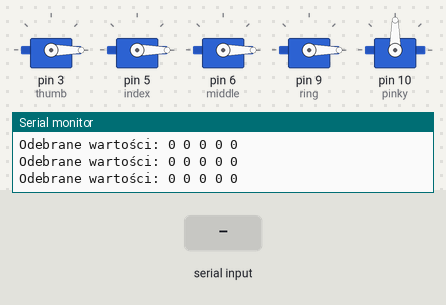
The sketch below on a simulated Arduino Uno, built with avr-gcc and run on an emulated ATmega328P. Parts: 5 × servo, the last lines printed to the serial monitor. Inputs (shaded band) come from the test bench.

Above: at 1.2 s.
1.3 s: "90,45\n" received over Serial
At 2.1 s:
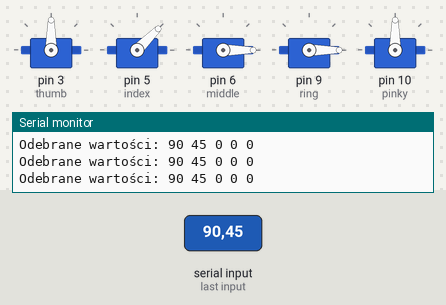
2.8 s: "30,150\n" received over Serial
At 3.3 s:
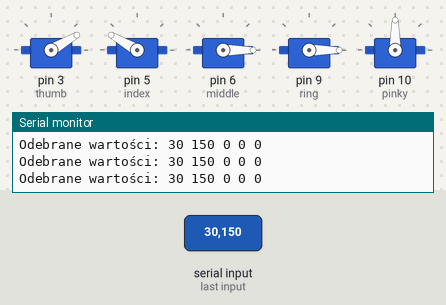
4.3 s: "90\n" received over Serial
At 5.6 s:
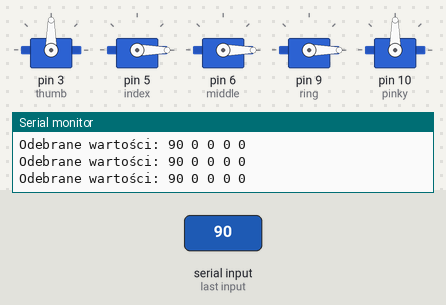
5.9 s: "200\n" received over Serial
At 6.9 s:
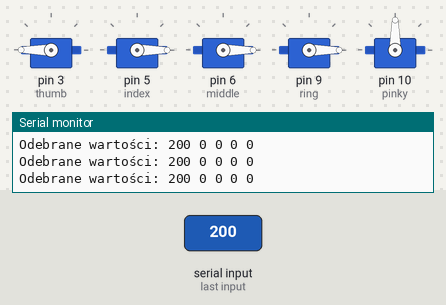
Timing chart, 0 to 8.4 s (numbered marks = the images above; inputs shaded):
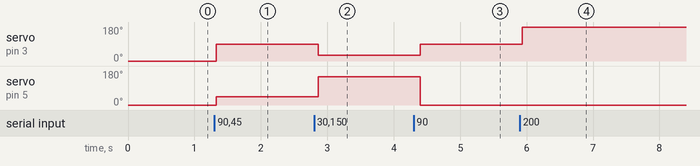

Measured:
- after the input at 1.3 s, servo on pin 3 (thumb): 0° → 90° at once; servo on pin 5 (index): 0° → 45° at once
- after the input at 2.8 s, servo on pin 3 (thumb): 90° → 30° after 0.06 s; servo on pin 5 (index): 45° → 150° after 0.07 s
- after the input at 4.3 s, servo on pin 3 (thumb): 30° → 90° after 0.10 s; servo on pin 5 (index): 150° → 0° after 0.10 s
- after the input at 5.9 s, servo on pin 3 (thumb): 90° → 180° at once

The sketch:

arduino.ino
```cpp
#include <Servo.h>

Servo thumb;
Servo index;
Servo middle;
Servo ring;
Servo pinky;

String receivedData = "";
int values[5];

void setup() {
  Serial.begin(115200);
  Serial.setTimeout(1);

  thumb.attach(3);
  index.attach(5);
  middle.attach(6);
  ring.attach(9);
  pinky.attach(10);

}

void loop() {
  while (Serial.available()) {
    char c = Serial.read();
    if (c == '\n') {
      parseData(receivedData);
      receivedData = "";
    } else {
      receivedData += c;
    }
  }

  displayValues();
  delay(100);
}

void parseData(String data) {
  int index = 0;
  int startIndex = 0;

  for (int i = 0; i < 5; i++) {
    index = data.indexOf(',', startIndex);
    if (index == -1) {
      index = data.length();
    }
    values[i] = data.substring(startIndex, index).toInt();
    startIndex = index + 1;
  }
}

void displayValues() {
  Serial.print("Odebrane wartości: ");
  for (int i = 0; i < 5; i++) {
    thumb.write(values[0]);
    index.write(values[1]);
    middle.write(values[2]);
    ring.write(values[3]);
  //pinky.write(values[4]);
    Serial.print(values[i]);
    Serial.print(" ");
  }
  Serial.println();
}
```
